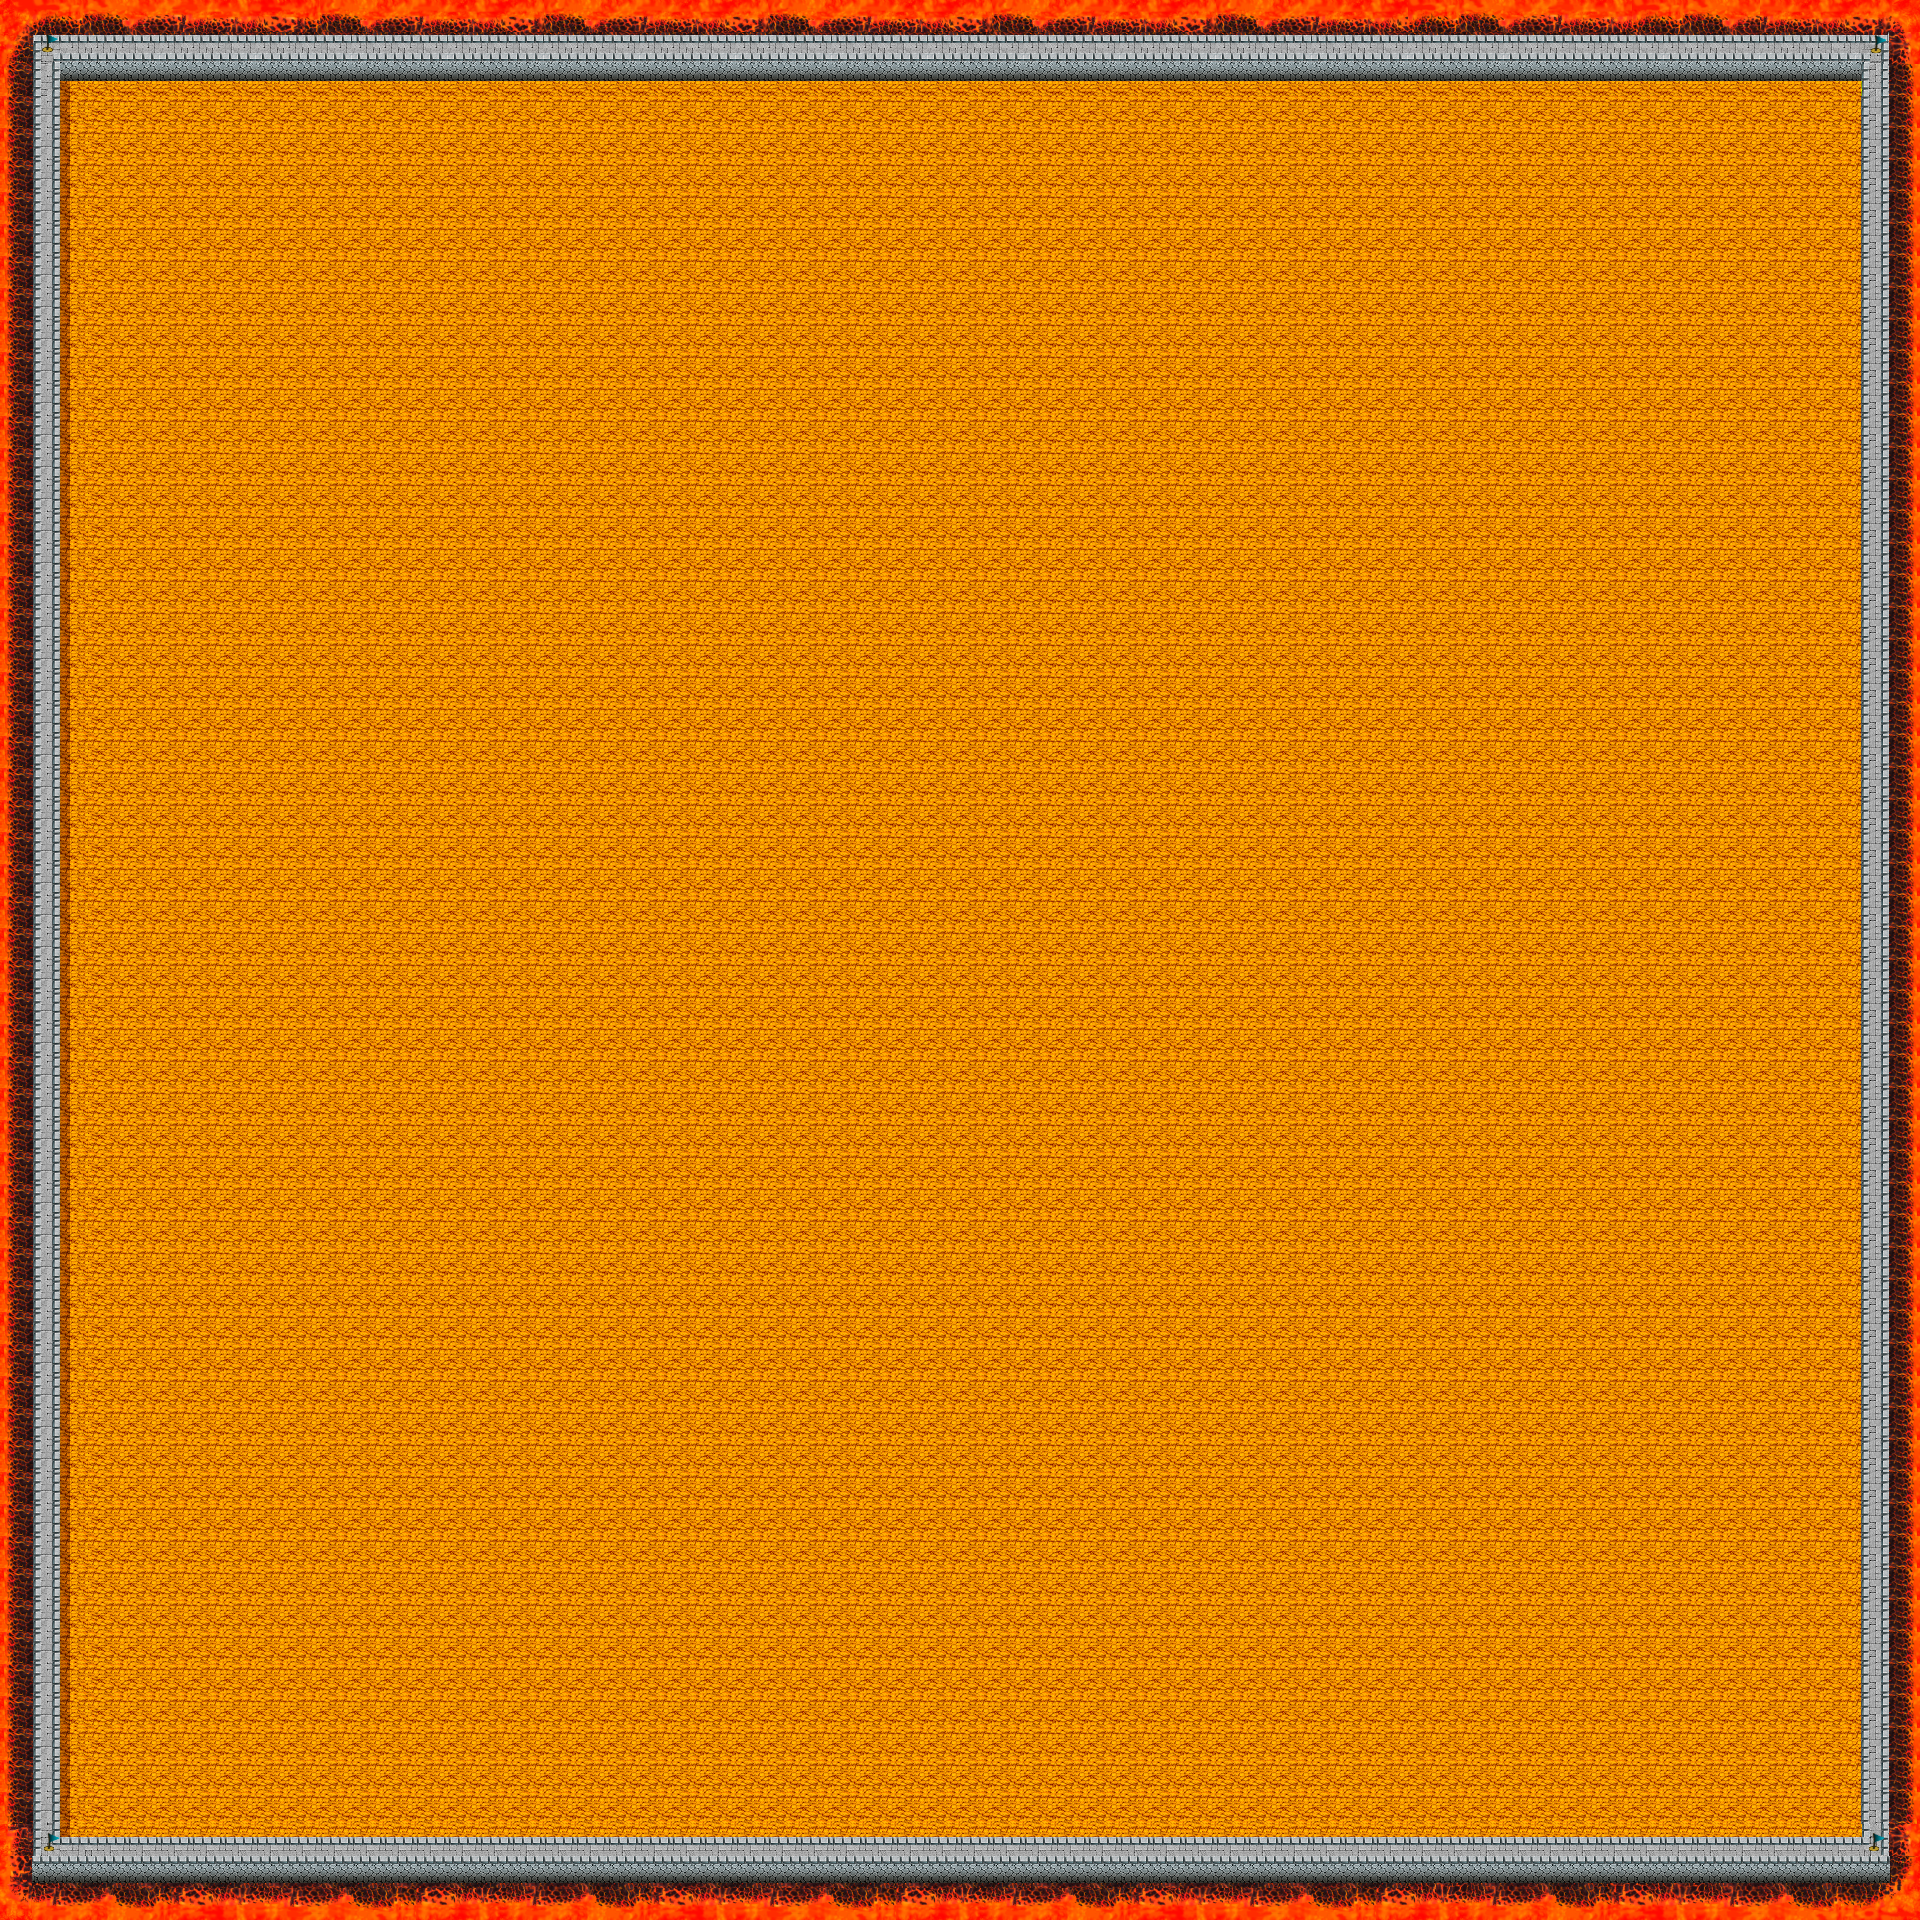

A level layout from a 2D game, rendered from its tile map. Below: a short description, then the map file with tile-grid data replaced by summaries:
An orthogonal 60x60 tile map with 32x32 px tiles, 2 tile layers (collision, arena).

<map version="1.0" orientation="orthogonal" renderorder="right-down" width="60" height="60" tilewidth="32" tileheight="32">
 <tileset firstgid="1" name="tiles-32-32" tilewidth="32" tileheight="32">
  <image source="../images/tiles-32-32.png" width="320" height="288" />
  <tile id="0">
   <properties>
    <property name="Class" value="Player" />
   </properties>
  </tile>
  <tile id="1">
   <properties>
    <property name="Class" value="OtherPlayer" />
   </properties>
  </tile>
 </tileset>
 <layer name="collision" width="60" height="60">
  <properties>
   <property name="collision" value="true" />
  </properties>
  <data>[3600 cells, 243 non-empty, 10 distinct tile ids]</data>
 </layer>
 <layer name="arena" width="60" height="60">
  <properties>
   <property name="type" value="0" />
  </properties>
  <data>[3600 cells, 3600 non-empty, 75 distinct tile ids]</data>
 </layer>
 <objectgroup name="objetos" />
</map>